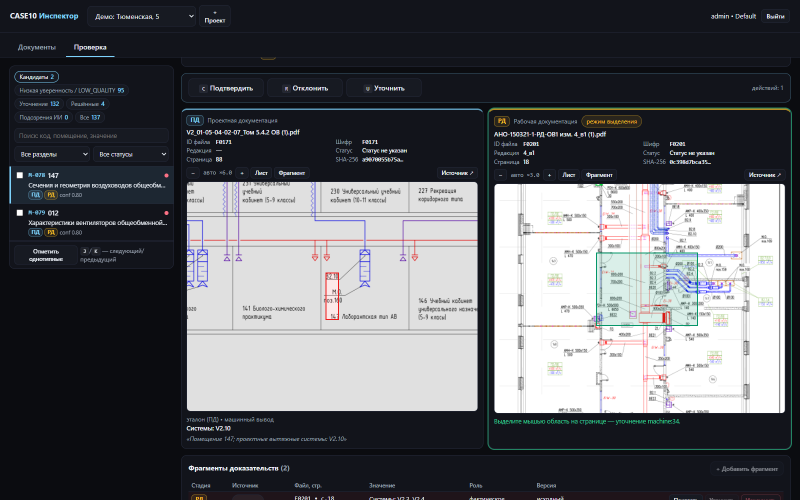
#> input picture evaluation/phase12/s5_screens/09_refine_draw_bbox.png, 1600 x 1000 px (shown at 1/2 size)
$ python -i ocr_utils.py   (imports and definitions only)
#> lines starting #> are read from the running program, lines starting #| are printed output that depends on the picture; after the words box and inside, x2 and y2 are one past the last pixel; in counts of white or black regions, pixels touching at a corner belong together
#> further down, picture is the input picture: PIL image 1600x1000 RGB; mean R, G, B 90.5, 92.3, 96.8
from __future__ import annotations

import logging
from dataclasses import dataclass
from typing import List

from PIL import Image  # type: ignore

logger = logging.getLogger(__name__)

try:
    import pytesseract  # type: ignore
except Exception:  # pragma: no cover
    pytesseract = None


@dataclass
class OCRWord:
    text: str
    bbox: List[int]  # [x0,y0,x1,y1] in image px
    conf: float = 0.0


@dataclass
class OCRResult:
    text: str
    words: List[OCRWord]

# [24 lines left out: functions get_available_langs, normalize_lang_request, not called in this run]


def _require_pytesseract() -> None:
    if pytesseract is None:
        raise RuntimeError("pytesseract is not installed. pip install pytesseract")


# [7 lines left out: function _downscale, not called in this run]


def _preprocess_table(img: Image.Image) -> Image.Image:
    """
    Preprocess table crop for better OCR on CAD sheets:
      - convert to grayscale
      - increase contrast slightly
      - binarize (adaptive if available)
      - upscale 2x for small fonts (bounded later by max_side)
    """
    try:
        import cv2  # type: ignore
        import numpy as np  # type: ignore

        arr = np.array(img.convert("L"))
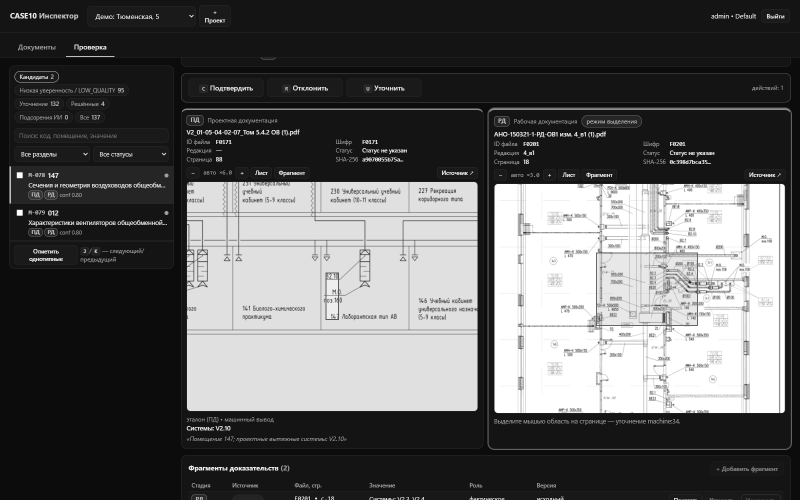
#> arr: shape (1000, 1600) (shown at 1/2 size); min 8, max 255, mean 92.2
        # CLAHE contrast
        clahe = cv2.createCLAHE(clipLimit=2.0, tileGridSize=(8, 8))
        arr = clahe.apply(arr)
        thr = cv2.adaptiveThreshold(arr, 255, cv2.ADAPTIVE_THRESH_GAUSSIAN_C, cv2.THRESH_BINARY, 31, 10)
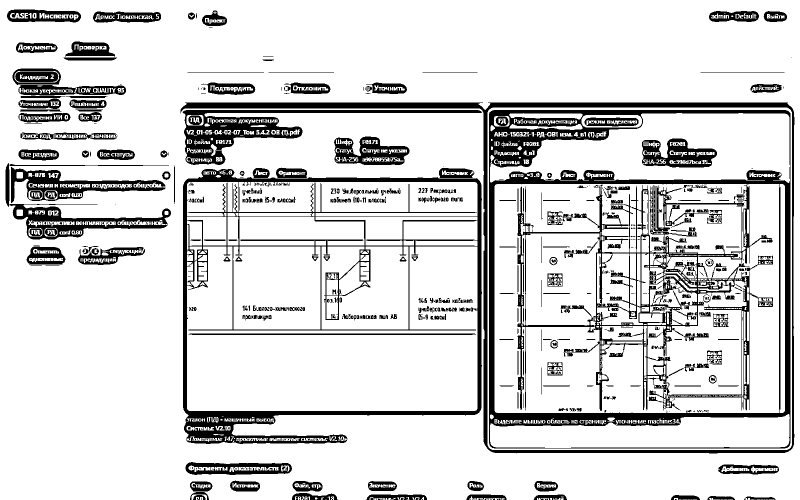
#> thr: shape (1000, 1600) (shown at 1/2 size); 84.1% white; 1084 black regions (732 under 20 px), largest, box (x1, y1, x2, y2) and area: (978, 220, 1581, 897) 45334, (366, 338, 964, 888) 37444, (1035, 369, 1546, 822) 33692
        out = Image.fromarray(thr).convert("RGB")
    except Exception:
        out = img.convert("L").convert("RGB")

    # Upscale only for small crops (keeps large tables fast)
    w, h = out.size
#> w = 1600; h = 1000
    if max(w, h) < 900:
        return out.resize((w * 2, h * 2))
    return out

# [136 lines left out: functions ocr_image_fast, ocr_image, ocr_image_tiled, ocr_image_table_fast, ocr_image_table_tiled, not called in this run]

>>> from PIL import Image
>>> picture = Image.open('../../evaluation/phase12/s5_screens/09_refine_draw_bbox.png')
>>> result = _preprocess_table(picture)

$ run again, on evaluation/phase12/s5_screens/02_workbench.png
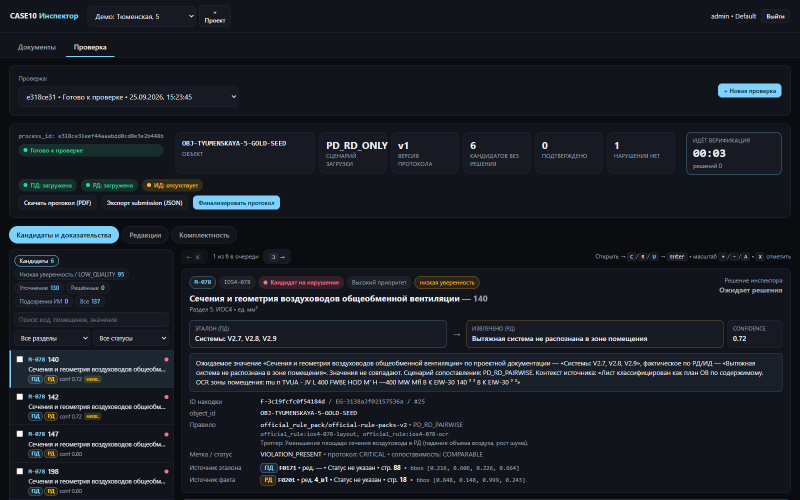
#> input picture evaluation/phase12/s5_screens/02_workbench.png, 1600 x 1000 px (shown at 1/2 size)
#> picture is the input picture: PIL image 1600x1000 RGB; mean R, G, B 25.6, 29.2, 36.3
#> in _preprocess_table, `arr = clahe.apply(arr)`:
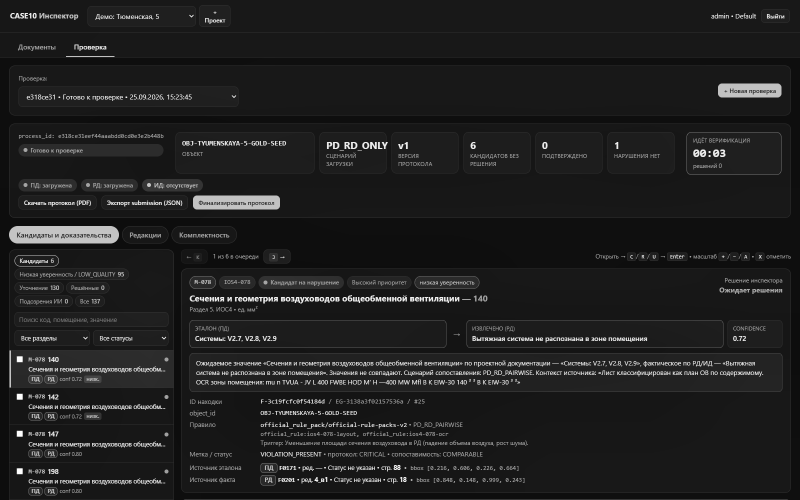
#> arr: shape (1000, 1600) (shown at 1/2 size); min 13, max 255, mean 31.9
#> in _preprocess_table, `thr = cv2.adaptiveThreshold(arr, 255, cv2.ADAPTIVE_THRESH_GAUSSIAN_C, ..`:
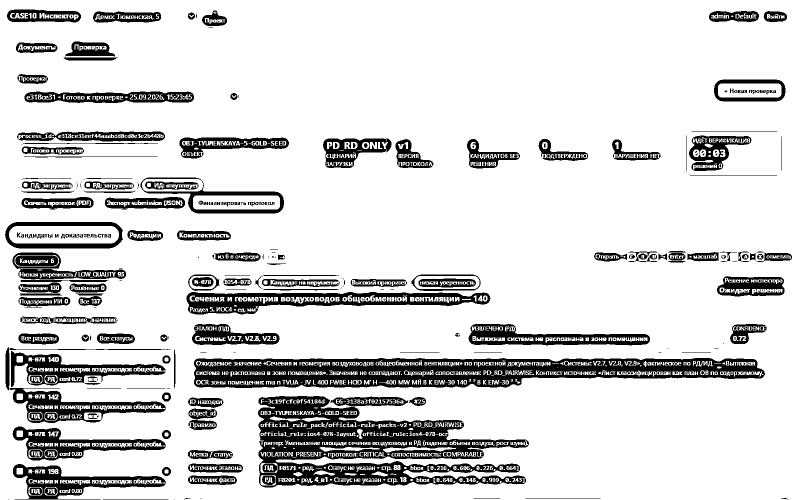
#> thr: shape (1000, 1600) (shown at 1/2 size); 84.2% white; 1312 black regions (1089 under 20 px), largest, box (x1, y1, x2, y2) and area: (516, 792, 1058, 975) 44601, (388, 716, 1530, 776) 41933, (373, 584, 981, 629) 12311
